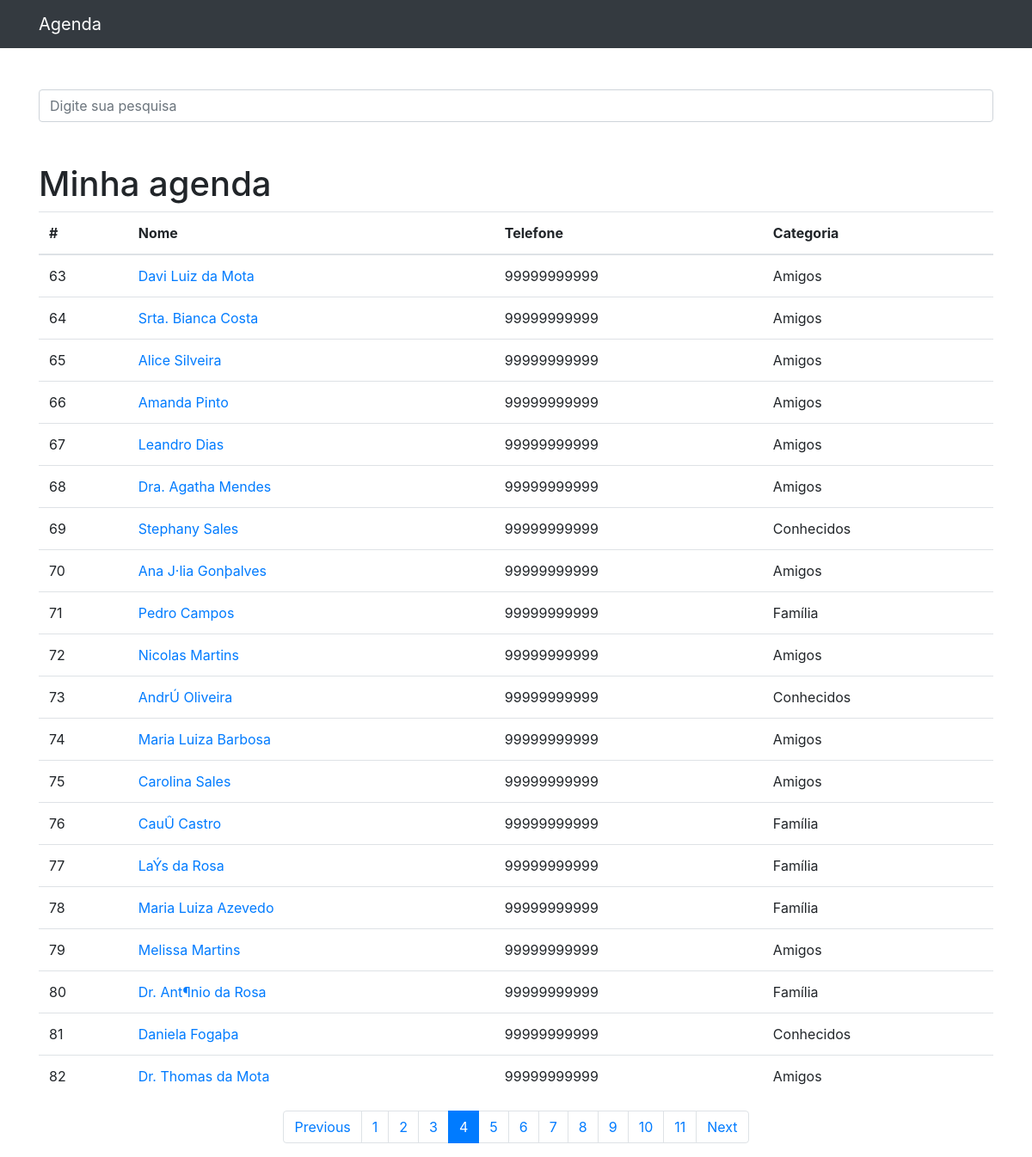
The page /?p=4&termo= on the database its author committed.
### contatos/models.py (models this page shows, shortened)
class Contato(models.Model):
    nome = models.CharField(max_length=255)
    sobrenome = models.CharField(max_length=255, blank=True)
    telefone = models.CharField(max_length=11)
    email = models.CharField(max_length=255,blank=True)
    data_criacao = models.DateTimeField(default=timezone.now)
    descricao = models.TextField(blank=True)
    categoria = models.ForeignKey(Categoria, on_delete=models.DO_NOTHING)
    mostrar = models.BooleanField(default=True)
    foto = models.ImageField(
                            blank=True,
                            upload_to='fotos/%Y/%m/%d' # cria uma pasta para cada dia em que acontecer um upload
                            )                           # posso configurar da forma que eu desejar

class Categoria(models.Model):
    nome = models.CharField(max_length=255)

### contatos/views.py (the view)
# urls.py: path('', views.index,name='index'),
def index(request):
    contatos = Contato.objects.order_by('id').filter(mostrar=True) # Filtrando contatos que tenham o campo mostrar igual a True
    paginator = Paginator(contatos,20)
    page = request.GET.get('p')
    contatos = paginator.get_page(page)
    return render(request,'contatos/index.html',{
        'contatos': contatos
    })

### contatos/templates/contatos/index.html (shortened to what this page needs)
{% extends "base.html" %}
{% block conteudo %}
  <h1 class="mt-5">Minha agenda</h1>
  <table class="table">
    <thead>
      <tr>
        <th>#</th>
        <th>Nome</th>
        <th>Telefone</th>
        <th>Categoria</th>
      </tr>
    </thead>
    <tbody>
      {% for contato in contatos %}
          <tr>
            <td>{{contato.id}}</td>
            <td>
              <a href="{% url 'ver_contato' contato.id  %}"> {{contato.nome}} {{contato.sobrenome}}</a>
            </td>
            <td>{{contato.telefone}}</td>
            <td>{{contato.categoria.nome}}</td>
          </tr>
      {% endfor %}
    </tbody>
  </table>
  <nav aria-label="Page navigation example">
    <ul class="pagination justify-content-center">
      {% if contatos.has_previous %}
        <li class="page-item">
          <a class="page-link"
            href="?p={{ contatos.previous_page_number }}&termo={{ request.GET.termo }}">Previous</a>
        </li>
      {% endif %}
      {% for pagina in contatos.paginator.page_range %}
        {% if contatos.number == pagina %}
          <li class="page-item active">
            <a class="page-link" style ="cursor: pointer;" >{{pagina}}</a>
          </li>
        {% else %}
          <li class="page-item">
            <a class="page-link" href="?p={{pagina}}&termo={{ request.GET.termo }}">{{pagina}}</a>
          </li>
        {% endif %}
      {% endfor %}
      {% if contatos.has_next %}
        <li class="page-item">
          <a class="page-link" href="?p={{ contatos.next_page_number }}&termo={{ request.GET.termo }}">Next</a>
        </li>
      {% endif %}
    </ul>
  </nav>
{% endblock conteudo %}

### rows shown on the page
Contato: id "63", nome "Davi", sobrenome "Luiz da Mota", telefone "99999999999", categoria.nome "Amigos"
Contato: id "64", nome "Srta.", sobrenome "Bianca Costa", telefone "99999999999", categoria.nome "Amigos"
Contato: id "65", nome "Alice", sobrenome "Silveira", telefone "99999999999", categoria.nome "Amigos"
Contato: id "66", nome "Amanda", sobrenome "Pinto", telefone "99999999999", categoria.nome "Amigos"
Contato: id "67", nome "Leandro", sobrenome "Dias", telefone "99999999999", categoria.nome "Amigos"
Contato: id "68", nome "Dra.", sobrenome "Agatha Mendes", telefone "99999999999", categoria.nome "Amigos"
Contato: id "69", nome "Stephany", sobrenome "Sales", telefone "99999999999", categoria.nome "Conhecidos"
Contato: id "70", nome "Ana", sobrenome "J·lia Gonþalves", telefone "99999999999", categoria.nome "Amigos"
Contato: id "71", nome "Pedro", sobrenome "Campos", telefone "99999999999", categoria.nome "Família"
Contato: id "72", nome "Nicolas", sobrenome "Martins", telefone "99999999999", categoria.nome "Amigos"
Contato: id "73", nome "AndrÚ", sobrenome "Oliveira", telefone "99999999999", categoria.nome "Conhecidos"
Contato: id "74", nome "Maria", sobrenome "Luiza Barbosa", telefone "99999999999", categoria.nome "Amigos"
Contato: id "75", nome "Carolina", sobrenome "Sales", telefone "99999999999", categoria.nome "Amigos"
Contato: id "76", nome "CauÛ", sobrenome "Castro", telefone "99999999999", categoria.nome "Família"
Contato: id "77", nome "LaÝs", sobrenome "da Rosa", telefone "99999999999", categoria.nome "Família"
Contato: id "78", nome "Maria", sobrenome "Luiza Azevedo", telefone "99999999999", categoria.nome "Família"
Contato: id "79", nome "Melissa", sobrenome "Martins", telefone "99999999999", categoria.nome "Amigos"
Contato: id "80", nome "Dr.", sobrenome "Ant¶nio da Rosa", telefone "99999999999", categoria.nome "Família"
Contato: id "81", nome "Daniela", sobrenome "Fogaþa", telefone "99999999999", categoria.nome "Conhecidos"
Contato: id "82", nome "Dr.", sobrenome "Thomas da Mota", telefone "99999999999", categoria.nome "Amigos"

### other values the page prints
{{ pagina }} "1" "2" "3" "5" "6" "7" "8" "9" "10" "11"
{{ pagina }} "4"
